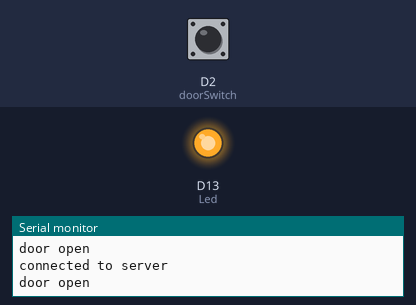
A sketch run on a simulated Arduino MKR. Shown: output pins drawn as LEDs (lit = HIGH), the last lines printed to the serial monitor. Inputs (shaded band) come from the test bench; at power-on: D2 (doorSwitch) HIGH. WiFi joins after 1.5 s; servers stay silent unless stated; not simulated (calls return 0 or success): arduino_secrets.h.

Above: at 12.7 s.
12.8 s: D2 (doorSwitch) pulled LOW for 0.8 s
At 13.6 s:
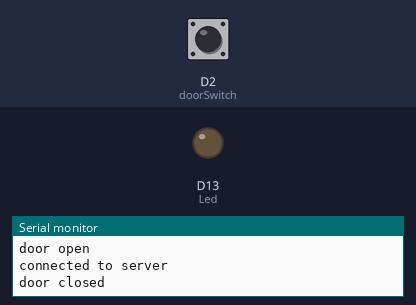
15.1 s: D2 (doorSwitch) pulled LOW for 3.2 s
At 19.9 s:
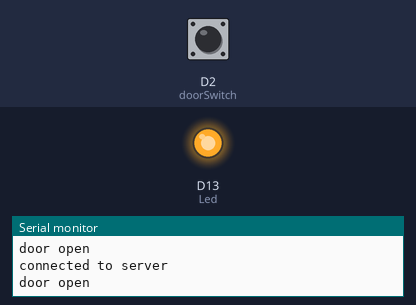
Timing chart, 0 to 21.4 s (numbered marks = the images above; inputs shaded):
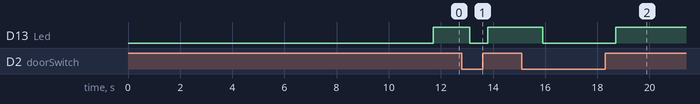

The sketch:

DoorSensor.ino
```cpp
#include "arduino_secrets.h"
#include <SPI.h>
#include <WiFiNINA.h>

///////please enter your sensitive data in the Secret tab/arduino_secrets.h
char ssid[] = SECRET_SSID;        // your network SSID (name)
char pass[] = SECRET_PASS;    // your network password (use for WPA, or use as key for WEP)
int keyIndex = 0;            // your network key Index number (needed only for WEP)
int status = WL_IDLE_STATUS;
IPAddress server(192,168,0,23);  // numeric IP for Google (no DNS)
WiFiClient client;
int doorSwitch = 2;
int switchState = LOW;
int Led = 13;
int doorId = 1;
void setup() {
   Serial.begin(9600);
   pinMode(doorSwitch, INPUT_PULLUP);
   pinMode(Led, OUTPUT);
  while (status != WL_CONNECTED) {
    Serial.print("Attempting to connect to SSID: ");
    Serial.println(ssid);
    // Connect to WPA/WPA2 network. Change this line if using open or WEP network:
    status = WiFi.begin(ssid, pass);
    // wait 10 seconds for connection:
    delay(10000);
  }
  Serial.println("Connected to wifi");
  printWiFiStatus();
  Serial.println("\nStarting connection to server...");
}

void loop() {
  int switchState = digitalRead(doorSwitch);
  if (client.connect(server, 80)) {
    Serial.println("connected to server");
    if (switchState== LOW ) {
      Serial.println("door closed");
      client.println("GET /door-1/closed HTTP/1.1");
      client.println("Host: 192.168.0.23");
      client.println("Connection: close");
      digitalWrite(Led, LOW);
    } else if(switchState == HIGH){
     Serial.println("door open");
     client.println("GET /door-1/open HTTP/1.1");
     client.println("Host: 192.168.0.23");
     client.println("Connection: close");
     client.println();
      digitalWrite(Led, HIGH);
    }
  }
  delay(500);
}

void printWiFiStatus() {

  // print the SSID of the network you're attached to:
  Serial.print("SSID: ");
  Serial.println(WiFi.SSID());
  // print your WiFi shield's IP address:

  IPAddress ip = WiFi.localIP();

  Serial.print("IP Address: ");

  Serial.println(ip);

  // print the received signal strength:

  long rssi = WiFi.RSSI();

  Serial.print("signal strength (RSSI):");

  Serial.print(rssi);

  Serial.println(" dBm");
}
```

Measured:
- after the input at 12.8 s, D13 (Led): HIGH → LOW after 0.30 s, → HIGH 0.70 s later
- after the input at 15.1 s, D13 (Led): HIGH → LOW after 0.80 s, → HIGH 2.8 s later
